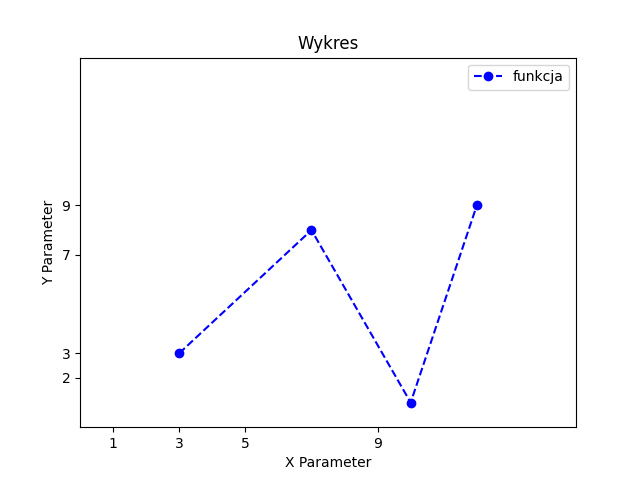

Write Python code to recreate this figure.
import matplotlib.pyplot as plt

x = [3,7,10,12]
y = [3,8,1,9]

plt.plot(x,y, label = 'funkcja', linestyle="dashed", marker="o", color="blue")

plt.legend()

plt.xlim(50,100)
plt.xticks([1,3,5,9])

plt.ylim(3.8,7.9)
plt.yticks([3,7,2,9])

plt.axis([0,15,0,15])

plt.xlabel("X Parameter")
plt.ylabel("Y Parameter")

plt.title("Wykres")

plt.savefig("ex1.png")